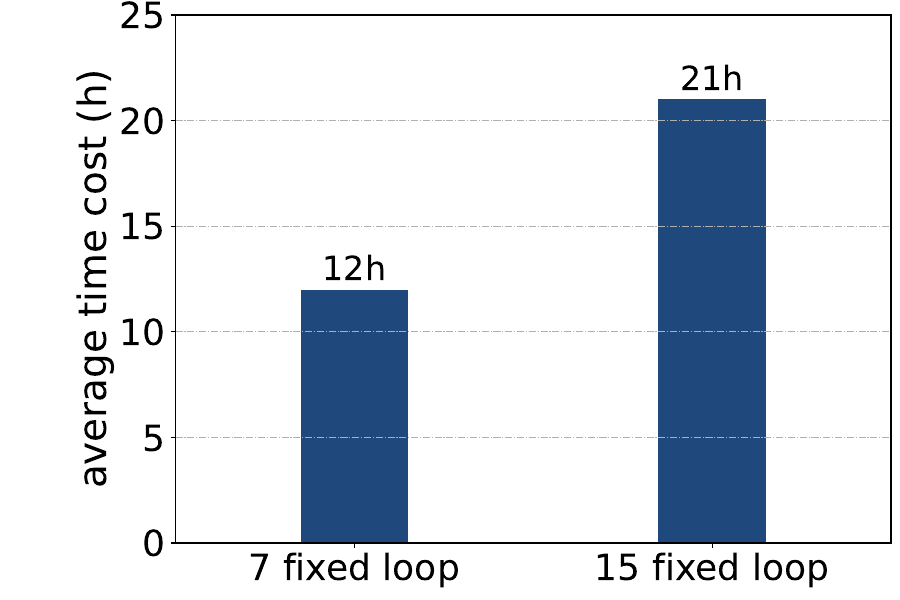

The Python source for this figure:
import numpy as np
import matplotlib.pyplot as plt

fig = plt.figure(figsize=(9,6))
plt.grid(True, linestyle='-.', axis='y')

bar_width = 0.3
curP = plt.bar([0,1], [12, 21], bar_width, color='#1F497D')

plt.ylabel('average time cost (h)', fontsize=28)

plt.yticks(range(0, 26, 5), range(0, 26, 5), fontsize=26)
plt.xticks([0,1], ['7 fixed loop', '15 fixed loop'], fontsize=26)
# plt.xlabel('time cost', fontsize=26)

plt.text(0, 12.1, "12h", fontsize=24, ha = 'center',va = 'bottom')
plt.text(1, 21.1, "21h", fontsize=24, ha = 'center',va = 'bottom')

plt.xlim(-0.5, 1.5)
plt.subplots_adjust(left=0.195, right=0.99, top=0.975, bottom=0.095)

plt.savefig('timecost.pdf')
plt.show()